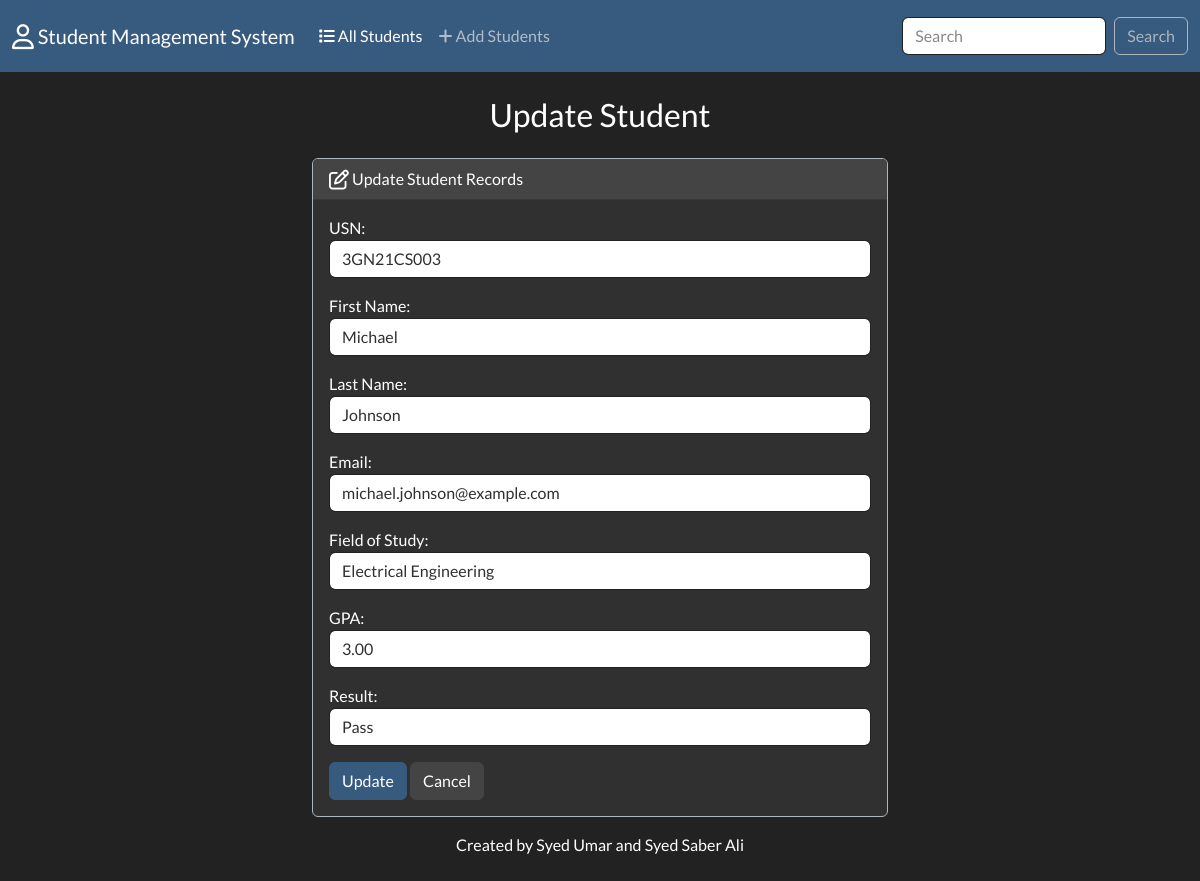
Page /edit/4/ on the committed database.
### students/models.py (models this page shows, shortened)
class Student(models.Model):
    first_name = models.CharField(max_length=100)
    last_name = models.CharField(max_length=100)
    email = models.EmailField()
    field_of_study = models.CharField(max_length=100)
    usn = models.CharField(max_length=100, unique=True)
    gpa = models.DecimalField(max_digits=4, decimal_places=2)
    RESULT_CHOICES = [
        ('pass', 'Pass'),
        ('fail', 'Fail'),
    ]
    result = models.CharField(max_length=4, choices=RESULT_CHOICES, default='pass')

### students/views.py (the view)
# urls.py: path('edit/<int:id>/',views.edit,name='edit'),
def edit(request,id):
    student = Student.objects.get(pk=id)
    form = StudentForm(request.POST, instance=student)
    if form.is_valid():
        form.save()
        return render(request,'students/edit.html' ,{
            'form': form,
            'success': True
        })
    else:
        student = Student.objects.get(pk=id)
        form = StudentForm(instance=student)
    return render(request,'students/edit.html',{
        'form': form
    })

### students/forms.py
class StudentForm(forms.ModelForm):
    class Meta:
        model = Student
        fields = ['usn', 'first_name', 'last_name', 'email', 'field_of_study', 'gpa', 'result']
        labels = {
            'usn': 'USN',
            'first_name': 'First Name',
            'last_name': 'Last Name',
            'email': 'Email',
            'field_of_study': 'Field of Study',
            'gpa': 'GPA',
            'result': 'Result'
        }
        widgets = {
            'usn': forms.TextInput(attrs={'class': 'form-control'}),
            'first_name': forms.TextInput(attrs={'class': 'form-control'}),
            'last_name': forms.TextInput(attrs={'class': 'form-control'}),
            'email': forms.EmailInput(attrs={'class': 'form-control'}),
            'field_of_study': forms.TextInput(attrs={'class': 'form-control'}),
            'gpa': forms.NumberInput(attrs={'class': 'form-control'}),
            'result': forms.Select(attrs={'class': 'form-control'}, choices=Student.RESULT_CHOICES),
        }

### students/templates/students/edit.html (shortened to what this page needs)
{% extends "students/base.html" %}
{% block body %}
    <h3 class="text-center m-4">Update Student</h3>
    {% if success %}
        <div class="alert alert-success" role="alert">
            Student updated successfully.
            <a href="{% url 'index' %}" class="alert-link">Go to Homepage.</a>
        </div>
    {% else %}
    <div class="row justify-content-center">
        <div class="col-6">
            <div class="card border-light mb-3">
                <div class="card-header">
                    <i class="fa-regular fa-pen-to-square fa-lg"></i> Update Student Records
                </div>
                <div class="card-body">
                    <form action="" method="POST">
                        {{ form.as_p }}
                        <button type="submit" class="btn btn-primary">Update</button>
                        <a href="{% url 'index' %}" class="btn btn-secondary">Cancel</a>
                    </form>
                </div>
            </div>
        </div>
    </div>
    {% endif %}
{% endblock %}

### rows in the picture
Student: usn "3GN21CS003", first_name "Michael", last_name "Johnson", email "michael.johnson@example.com", field_of_study "Electrical Engineering", gpa "3.00", result "Pass"
